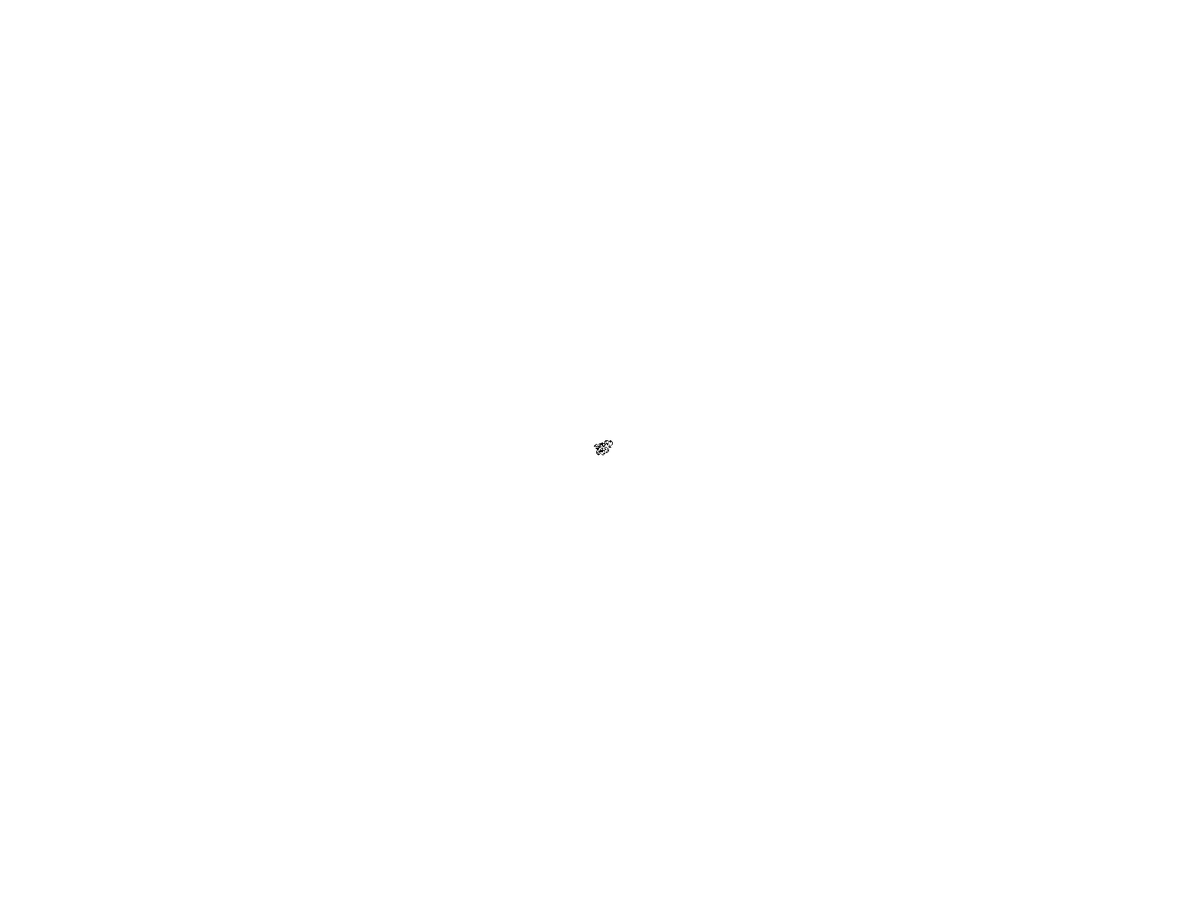
Frame 1 (no input)
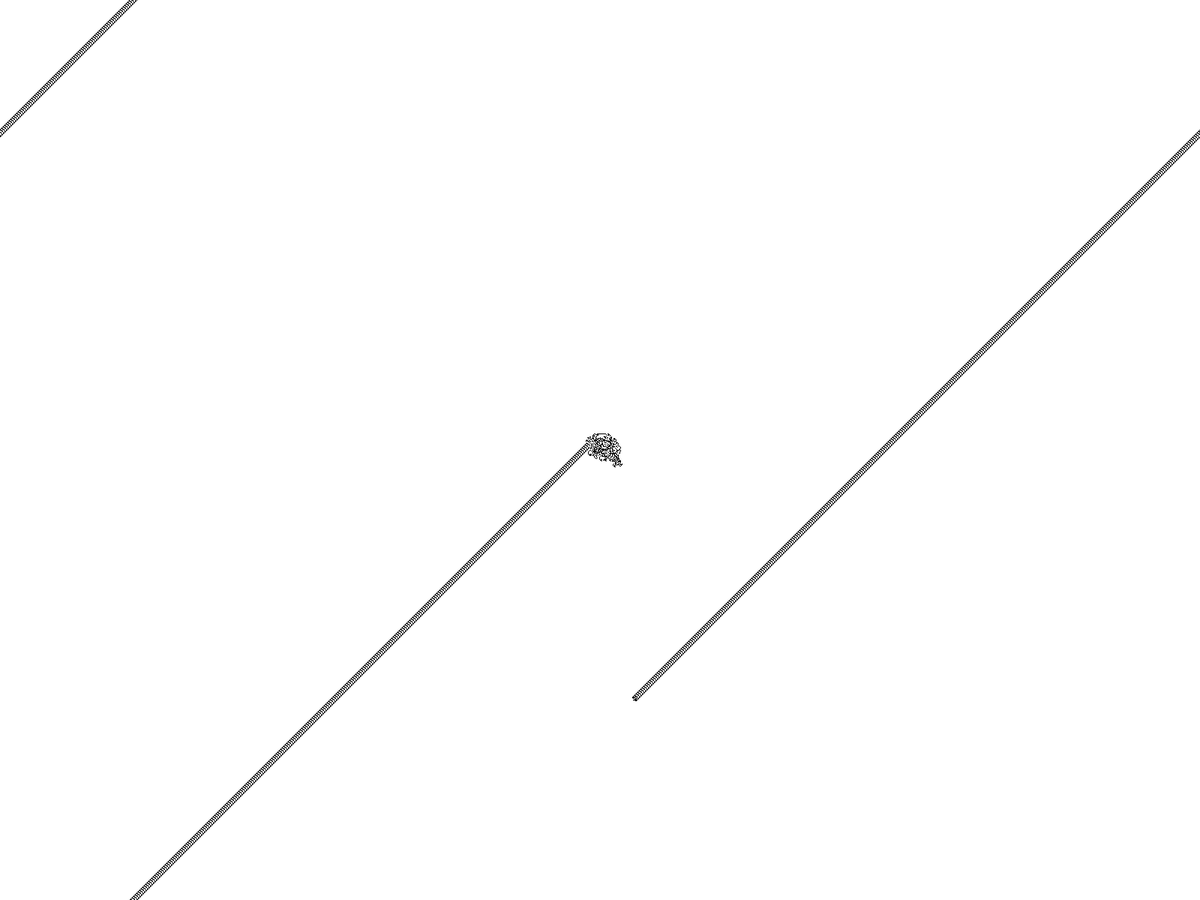
Frame 60 (the mouse pressed at the canvas centre just before this capture)
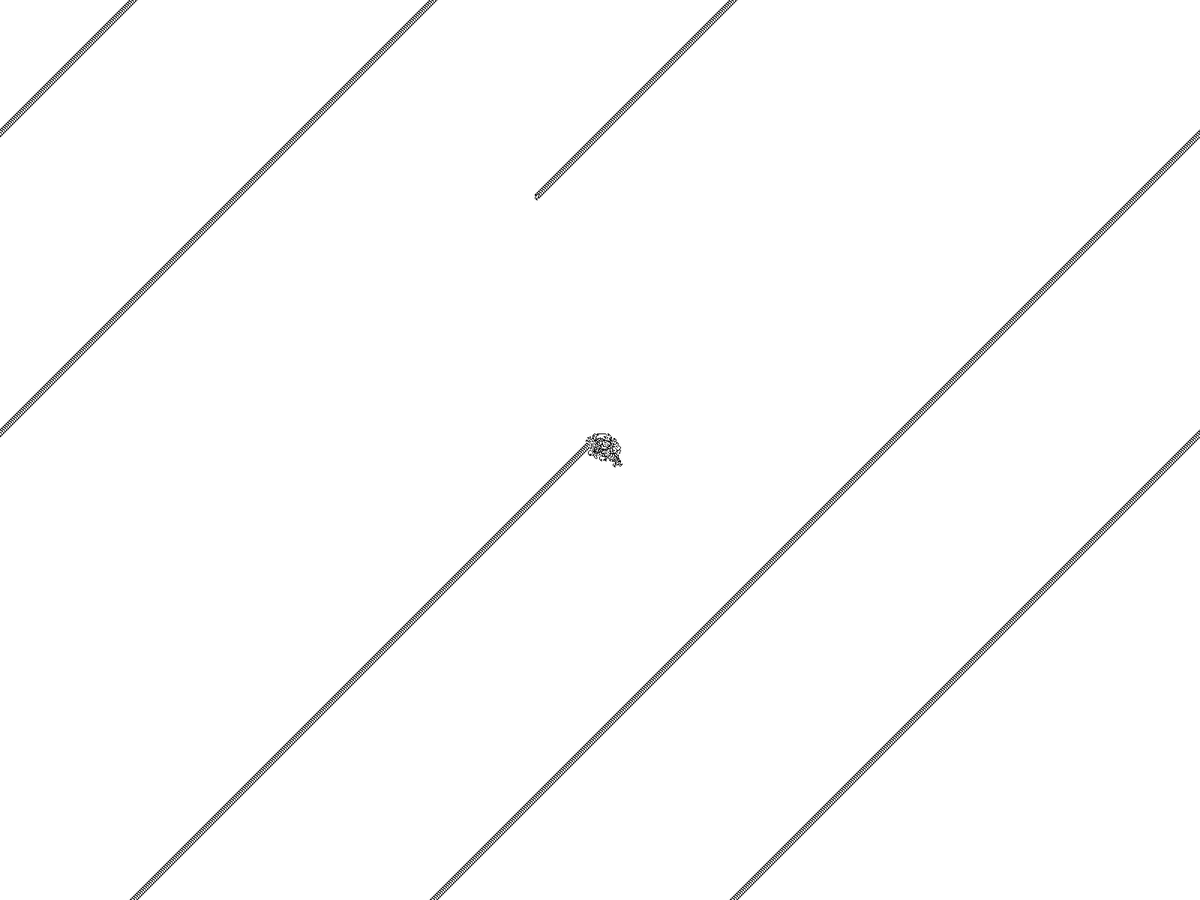
Frame 120 (the mouse held since frame 60 and released just before this capture)

The Processing sketch that drew these frames (run headless with seeded random() and noise(); from frame 60 on, the mouse is pressed at the canvas centre):

// Processing sketch: langtons_ant
// ── langtons_ant.pde
int[][] grid;
int x;
int y;
int dir;

int ANTUP = 0;
int ANTRIGHT = 1;
int ANTDOWN = 2;
int ANTLEFT = 3;

PImage ant;

void setup() {
  fullScreen();
  grid = new int[width][height];
  ant = createImage(width, height, RGB);
  ant.loadPixels();
  for (int i = 0; i < ant.pixels.length; i++) {
    ant.pixels[i] = color(255);
  }
  ant.updatePixels();
  x = width/2;
  y = height/2;
  dir = ANTUP;
}

void turnRight() {
  dir++;
  if (dir > ANTLEFT)
    dir = ANTUP;
}

void turnLeft() {
  dir--;
  if (dir < ANTUP)
    dir = ANTLEFT;
}
void moveForward() {
  if (dir == ANTUP)          y--;
  else if (dir == ANTRIGHT)  x++;
  else if (dir == ANTDOWN)   y++;
  else if (dir == ANTLEFT)   x--;

  if (x > width -1 )    x = 0;
  else if (x < 0)       x = width -1;
  if (y > height -1)    y = 0;
  else if (y < 0)       y = height -1;
}

void draw() {
  background(255);
  ant.loadPixels();
  
  for (int n = 0; n < 1500; n++) {
    int state = grid[x][y];
    if (state == 0) {
      turnRight();
      grid[x][y] = 1;
    } else if (state == 1) {
      turnLeft();
      grid[x][y] = 0;
    }

    color col = color(255);
    if (grid[x][y] == 1)
      col = color(0);
    int pix = x + y * width;
    ant.pixels[pix] = col;

    moveForward();
  }
  
  ant.updatePixels();
  
  image(ant,0,0);
}
